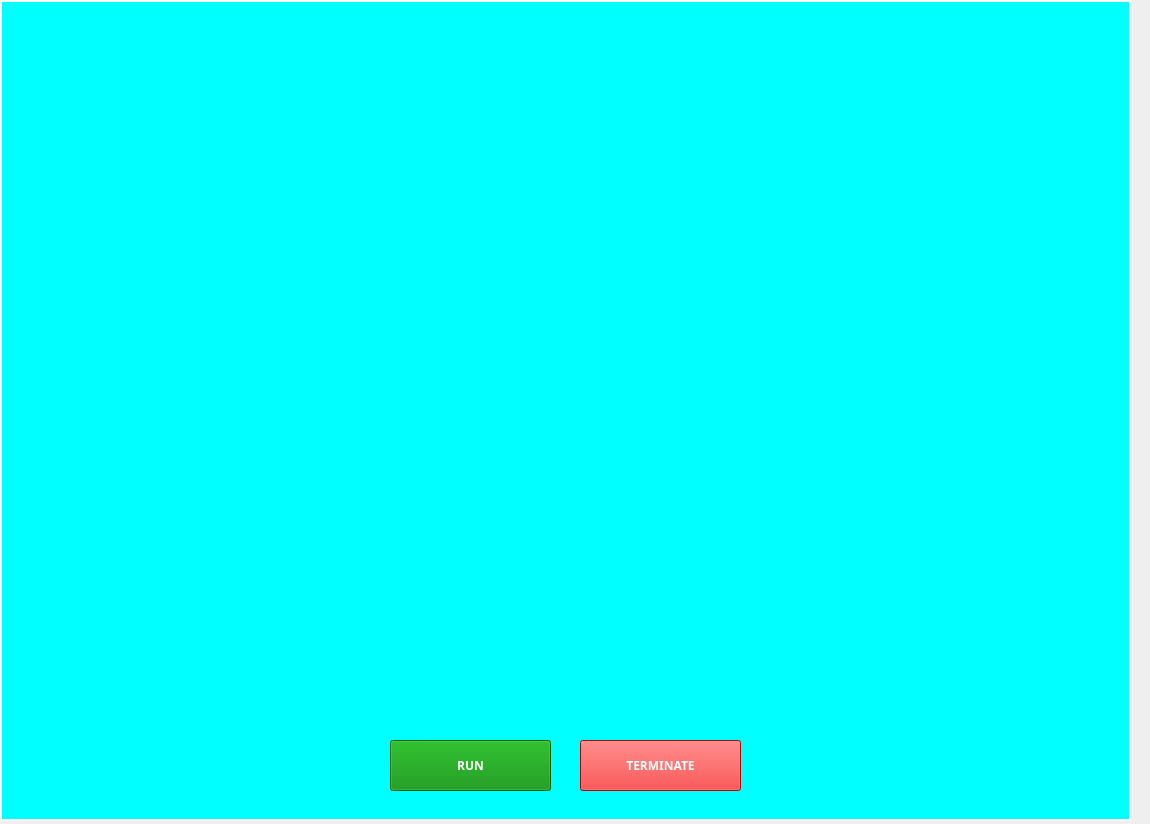
<?xml version="1.0" encoding="UTF-8"?>
<ui version="4.0">
 <class>MainWindow</class>
 <widget class="QMainWindow" name="MainWindow">
  <property name="geometry">
   <rect>
    <x>0</x>
    <y>0</y>
    <width>1150</width>
    <height>824</height>
   </rect>
  </property>
  <property name="acceptDrops">
   <bool>false</bool>
  </property>
  <property name="windowTitle">
   <string>MainWindow</string>
  </property>
  <property name="windowOpacity">
   <double>1.000000000000000</double>
  </property>
  <widget class="QWidget" name="centralwidget">
   <widget class="QLabel" name="main">
    <property name="geometry">
     <rect>
      <x>0</x>
      <y>0</y>
      <width>1131</width>
      <height>821</height>
     </rect>
    </property>
    <property name="styleSheet">
     <string notr="true">background:cyan;
border: 2px solid white;</string>
    </property>
    <property name="text">
     <string/>
    </property>
    <property name="pixmap">
     <pixmap>C:/Users/NAGENDRA/OneDrive/Desktop/paradoxuitools/main.gif</pixmap>
    </property>
    <property name="scaledContents">
     <bool>true</bool>
    </property>
   </widget>
   <widget class="QLabel" name="inner_crc">
    <property name="geometry">
     <rect>
      <x>470</x>
      <y>340</y>
      <width>191</width>
      <height>141</height>
     </rect>
    </property>
    <property name="text">
     <string/>
    </property>
    <property name="pixmap">
     <pixmap>C:/Users/NAGENDRA/OneDrive/Desktop/paradoxuitools/circle.gif</pixmap>
    </property>
    <property name="scaledContents">
     <bool>true</bool>
    </property>
   </widget>
   <widget class="QLabel" name="paradox">
    <property name="geometry">
     <rect>
      <x>400</x>
      <y>630</y>
      <width>351</width>
      <height>91</height>
     </rect>
    </property>
    <property name="text">
     <string/>
    </property>
    <property name="pixmap">
     <pixmap>C:/Users/NAGENDRA/OneDrive/Desktop/paradoxuitools/title.jpg</pixmap>
    </property>
    <property name="scaledContents">
     <bool>true</bool>
    </property>
   </widget>
   <widget class="QLabel" name="initial">
    <property name="geometry">
     <rect>
      <x>650</x>
      <y>10</y>
      <width>471</width>
      <height>211</height>
     </rect>
    </property>
    <property name="text">
     <string/>
    </property>
    <property name="pixmap">
     <pixmap>C:/Users/NAGENDRA/OneDrive/Desktop/paradoxuitools/initial.gif</pixmap>
    </property>
    <property name="scaledContents">
     <bool>true</bool>
    </property>
   </widget>
   <widget class="QLabel" name="outer_crc">
    <property name="geometry">
     <rect>
      <x>20</x>
      <y>510</y>
      <width>341</width>
      <height>311</height>
     </rect>
    </property>
    <property name="text">
     <string/>
    </property>
    <property name="pixmap">
     <pixmap>C:/Users/NAGENDRA/OneDrive/Desktop/paradoxuitools/void.gif</pixmap>
    </property>
    <property name="scaledContents">
     <bool>true</bool>
    </property>
   </widget>
   <widget class="QLabel" name="label">
    <property name="geometry">
     <rect>
      <x>10</x>
      <y>40</y>
      <width>421</width>
      <height>111</height>
     </rect>
    </property>
    <property name="text">
     <string/>
    </property>
    <property name="pixmap">
     <pixmap>C:/Users/NAGENDRA/OneDrive/Desktop/paradoxuitools/panel.jpg</pixmap>
    </property>
    <property name="scaledContents">
     <bool>true</bool>
    </property>
    <property name="textInteractionFlags">
     <set>Qt::TextSelectableByMouse</set>
    </property>
   </widget>
   <widget class="QTextBrowser" name="textBrowser">
    <property name="geometry">
     <rect>
      <x>50</x>
      <y>60</y>
      <width>351</width>
      <height>71</height>
     </rect>
    </property>
    <property name="font">
     <font>
      <family>Arial Black</family>
      <weight>75</weight>
      <bold>true</bold>
     </font>
    </property>
    <property name="styleSheet">
     <string notr="true">background: transparent;
border-radius:none;
color: white;</string>
    </property>
   </widget>
   <widget class="QLabel" name="label_2">
    <property name="geometry">
     <rect>
      <x>820</x>
      <y>160</y>
      <width>231</width>
      <height>161</height>
     </rect>
    </property>
    <property name="text">
     <string/>
    </property>
    <property name="pixmap">
     <pixmap>C:/Users/NAGENDRA/OneDrive/Desktop/paradoxuitools/alien.gif</pixmap>
    </property>
    <property name="scaledContents">
     <bool>true</bool>
    </property>
   </widget>
   <widget class="QLabel" name="load">
    <property name="geometry">
     <rect>
      <x>840</x>
      <y>530</y>
      <width>251</width>
      <height>251</height>
     </rect>
    </property>
    <property name="text">
     <string/>
    </property>
    <property name="pixmap">
     <pixmap>C:/Users/NAGENDRA/OneDrive/Desktop/paradoxuitools/4705530785b66c5fcbdc84fba4315dc4_w200.gif</pixmap>
    </property>
    <property name="scaledContents">
     <bool>true</bool>
    </property>
   </widget>
   <widget class="QPushButton" name="pushButton">
    <property name="geometry">
     <rect>
      <x>390</x>
      <y>740</y>
      <width>161</width>
      <height>51</height>
     </rect>
    </property>
    <property name="font">
     <font>
      <family>Arial Black</family>
      <weight>75</weight>
      <bold>true</bold>
     </font>
    </property>
    <property name="styleSheet">
     <string notr="true">color: white;
background:rgb(0, 138, 0);
border-color:white;
</string>
    </property>
    <property name="text">
     <string>RUN</string>
    </property>
   </widget>
   <widget class="QPushButton" name="pushButton_2">
    <property name="geometry">
     <rect>
      <x>580</x>
      <y>740</y>
      <width>161</width>
      <height>51</height>
     </rect>
    </property>
    <property name="font">
     <font>
      <family>Arial Black</family>
      <weight>75</weight>
      <bold>true</bold>
     </font>
    </property>
    <property name="styleSheet">
     <string notr="true">color: white;
background:rgb(255, 0, 0);
border-color:white;
</string>
    </property>
    <property name="text">
     <string>TERMINATE</string>
    </property>
   </widget>
  </widget>
 </widget>
 <resources/>
 <connections/>
</ui>
